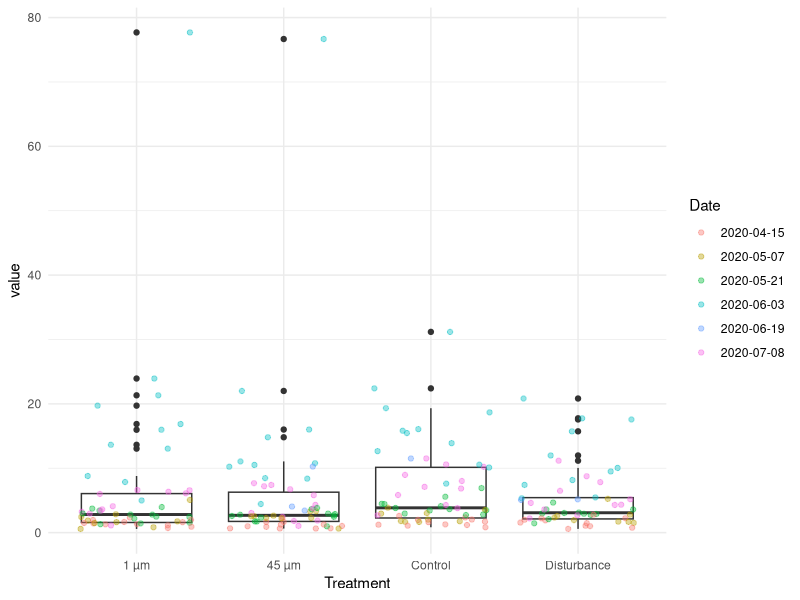
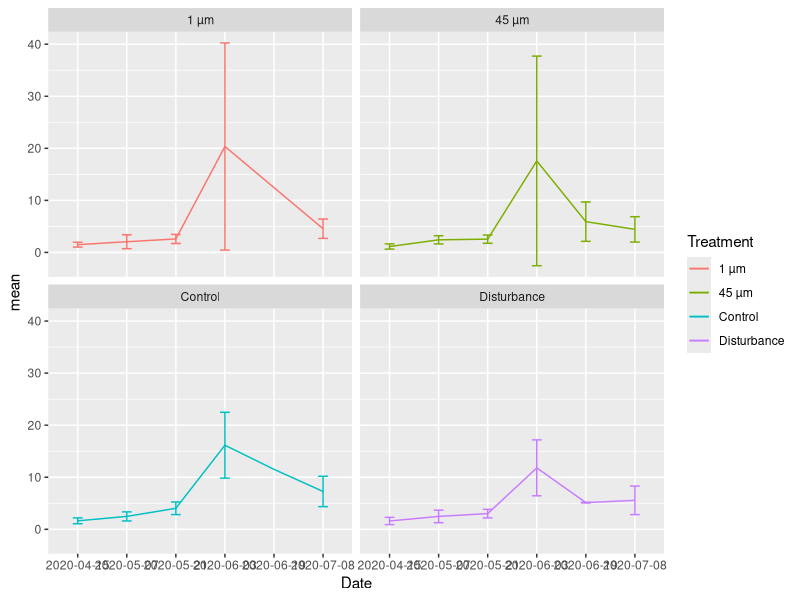

Generate these figures, in order, with R:
#Importing Libraries
library(tidyr)
library(dplyr)
library(ggplot2)

#Reading Datasets
collar_map <- readr::read_csv("collar_map.csv")
fluxes <- readr::read_csv("fluxes.csv")

#Clean up collar_map
collar_map %>%
  select(Treatment, Collar)->
  collar_map

#Wide to Long Data
fluxes %>%
  pivot_longer(-Collar, names_to="Date") ->
  fluxes_long

#Filter Out NA values
fluxes_long %>%
  filter(!is.na(value))->
  fluxes_long

#Merge the two tables
fluxes_long %>%
  left_join(collar_map, by="Collar")->
  fluxes_merged

#Compute and Print Summary
fluxes_merged %>%
  group_by(Treatment) %>%
  summarise(mean = mean(value), N = n(), Std_dev = sd(value))->
  summary_treatment

summary_treatment %>%
  print()

#Boxplot with overlaid dots
fluxes_merged %>%
  ggplot(aes(x = Treatment, y = value))+
  geom_boxplot()+
  geom_jitter(alpha = 0.4, aes(color = Date))+
  theme_minimal()

#Line Graph with error bars
fluxes_merged %>%
  group_by(Treatment, Date) %>%
  summarise(mean = mean(value), Std_dev = sd(value)) %>%
  ggplot(aes(x = Date, y = mean, color = Treatment, group = Treatment))+
  facet_wrap(~Treatment)+
  geom_line()+ 
  geom_errorbar(aes(ymax = mean + Std_dev, 
                     ymin = mean - Std_dev), 
                 width = 0.2)+
  theme_grey()

#Finding out which collars do not appear in fluxes
fluxes_long %>%
  anti_join(collar_map, by="Collar")

print("There are no collars listed in the metadata that do not appear in the data file")  
                 
